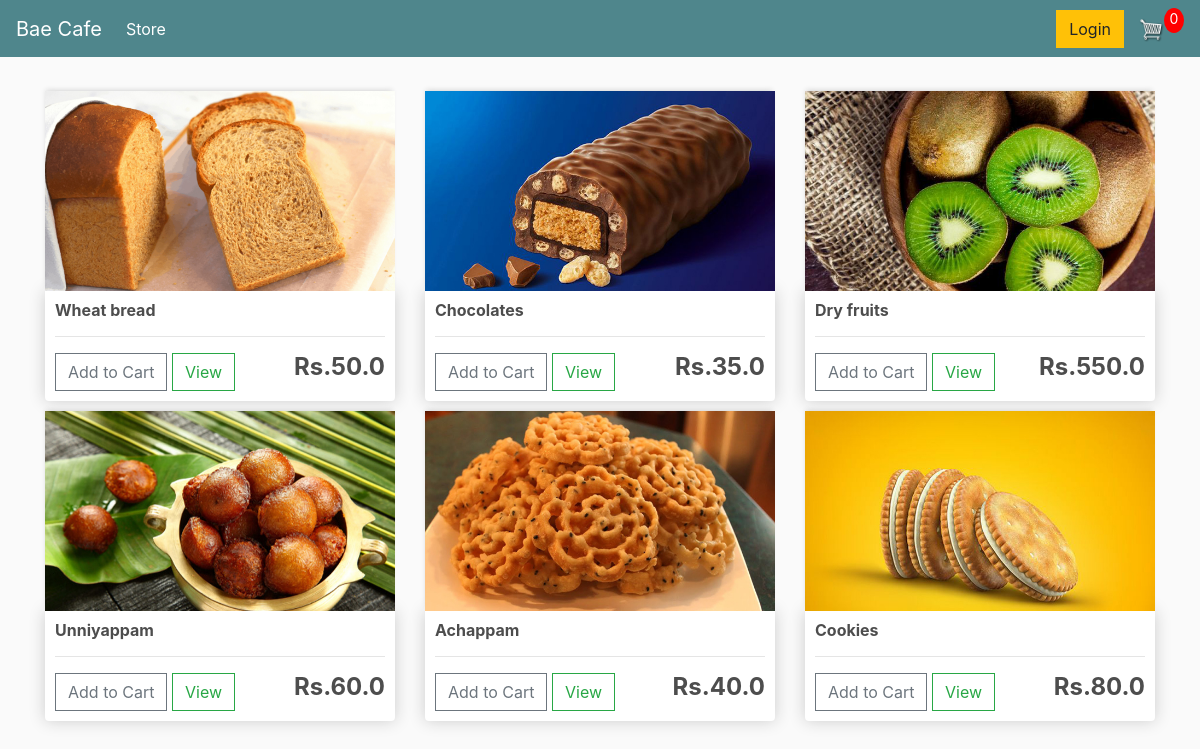
/, run on an earlier commit of the app's database.
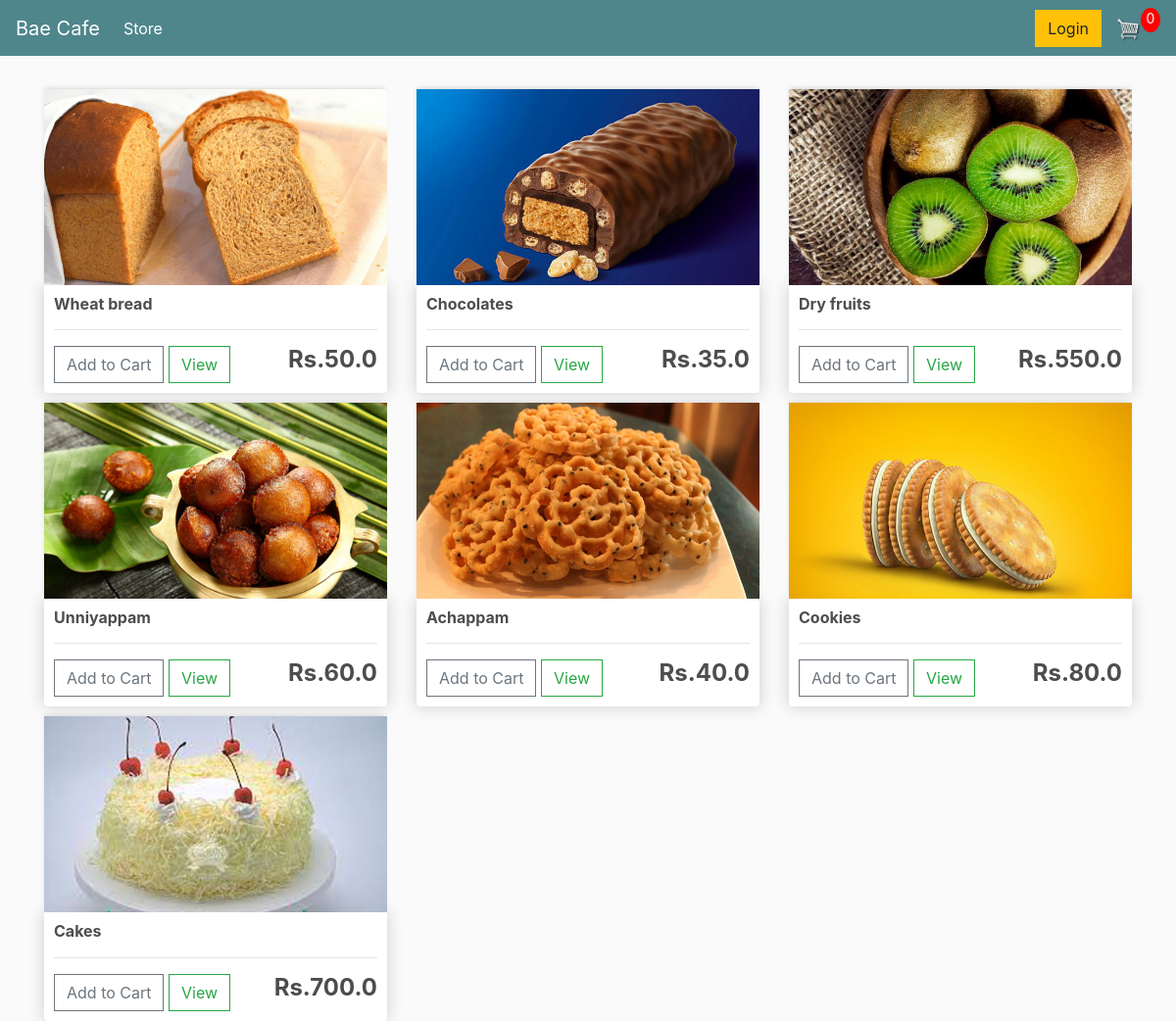
And on a later commit of the database.
### store/models.py (models this page shows, shortened)
class Product(models.Model):
	name = models.CharField(max_length=200)
	price = models.FloatField()
	image = models.ImageField(null=True, blank=True)
	@property
	def imageURL(self):
		try:
			url = self.image.url
		except:
			url = ''
		return url

### store/views.py (the view)
# urls.py: path('', include('store.urls')),
def store(request):
     products = Product.objects.all()
     context = {'products':products}
     return render(request, 'store/store.html', context)

### store/templates/store/store.html
{% extends 'store/main.html' %}
{% load static %}
{% block content %}
	<div class="row">
		{% for product in products %}
		<div class="col-lg-4">
			<img class="thumbnail" src="{{product.imageURL}}">
			<div class="box-element product">
				<h6><strong>{{product.name}}</strong></h6>
				<hr>
				<button data-product="{{product.id}}" data-action="add" class="btn btn-outline-secondary add-btn update-cart">Add to Cart</button>
				<a class="btn btn-outline-success" href="#">View</a>
				<h4 style="display: inline-block; float: right"><strong>Rs.{{product.price}}</strong></h4>
			</div>
		</div>
		{% endfor %}
	</div>
{% endblock content %}

What changed in the data, as far as the page shows it:
added Product: imageURL (picture), name "Cakes", price "700.0"
